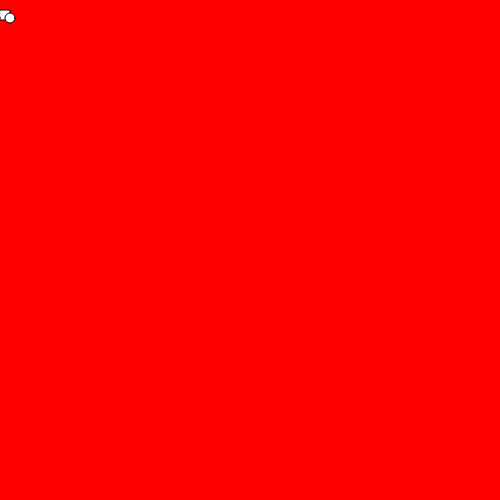
Frame 1 (no input)
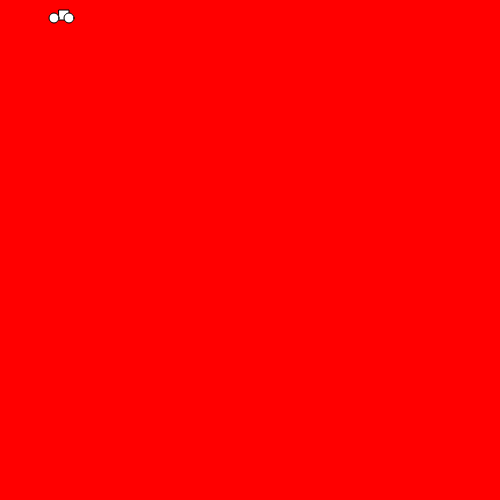
Frame 60 (no input)
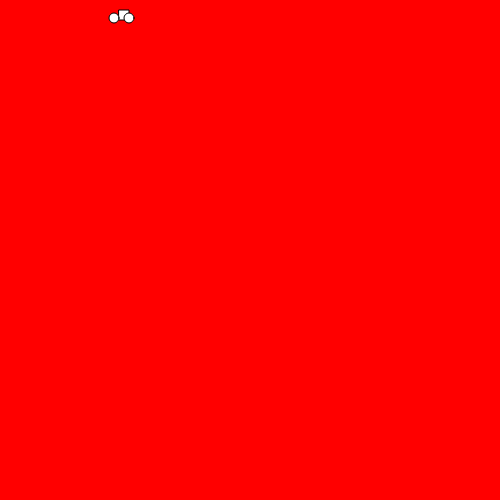
Frame 120 (the mouse pressed at the canvas centre since frame 60)

The p5.js sketch that drew these frames (run headless with seeded random() and noise() and a simulated clock; from frame 60 on, the mouse is pressed at the canvas centre):

// p5.js sketch
// ── sketch.js
var x = 0 ;


function setup() {
  // put setup code here
  createCanvas(500, 500) ;
}

function draw() {
  // put drawing code here
  background ('red') ;
  rect(x, 10, 10, 10);
  ellipse(x-5, 18, 10, 10);
  ellipse(x+10, 18, 10, 10);

  x = x + 1 ;

  if (x > width) {
    x = 0
  }
}
